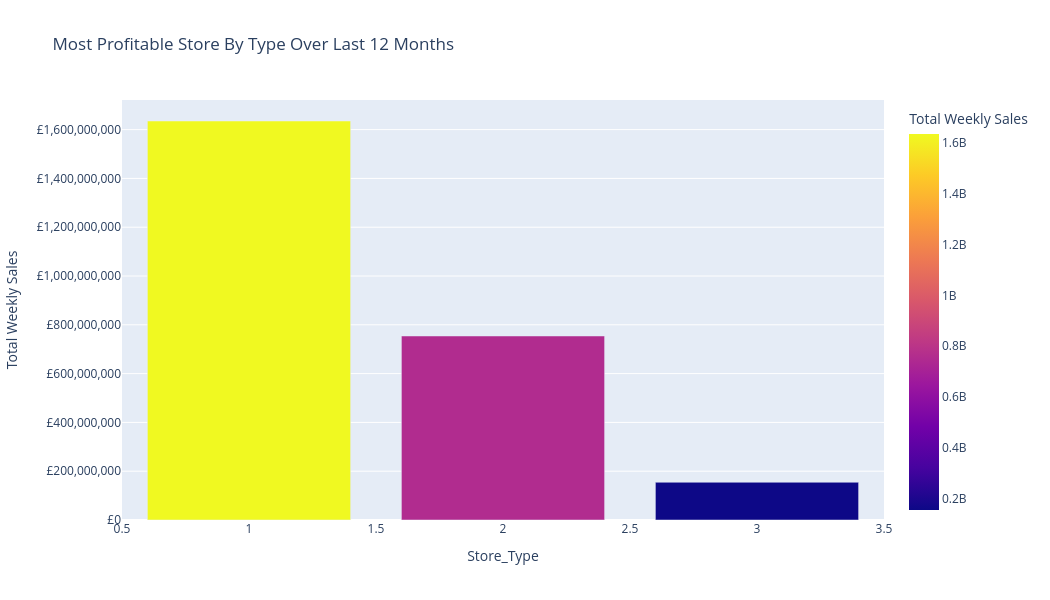

The notebook cell this image was saved under:
### Markdown cell above
## Visualisation library: Plotly.Express

### Code cell
#plotly visualisation for hypothesis 3 - What is most profitable store type over the last 12 months?

#create plot#get year from last date in DataFrame
intYear = dfSales_Combined_DataSet_Work['Date'].dt.year.max() -1

#filter DataFrame for last 12 months
dfSales_Combined_DataSet_Filtered = dfSales_Combined_DataSet_Work[dfSales_Combined_DataSet_Work['Date'] >= dteStartDate]

#filter data by doing simple grouby on store type and weekly sales
#reset the index so that the store type is a column and not an index
dfSales_Combined_DataSet_StoreType = dfSales_Combined_DataSet_Filtered.groupby("Store_Type")["Weekly_Sales"].sum().reset_index()

#splot chart
fig = px.bar(dfSales_Combined_DataSet_StoreType,
    x="Store_Type",
    y="Weekly_Sales",
    color="Weekly_Sales",
    title="Most Profitable Store By Type Over Last 12 Months",
    labels={
        "IsHoliday": "Holiday Status",
        "Weekly_Sales": "Total Weekly Sales"
    },
    #set plot size
    height=600,
    width=1050
)

#by default plotly will show 1B, 2B in the y axis so change it to something more understandable
fig.update_yaxes(
    tickprefix="£",
    tickformat=","
)
fig.show()

### Figure 1 — Plotly figure (JSON) as saved in the notebook; plotly's stock layout.template omitted (floating-point values rounded to 4 significant figures)
{"data": [{"hovertemplate": "Store_Type=%{x}<br>Total Weekly Sales=%{marker.color}<extra></extra>", "legendgroup": "", "marker": {"color": [1635000000.0, 754200000.0, 154700000.0], "coloraxis": "coloraxis", "pattern": {"shape": ""}}, "name": "", "orientation": "v", "showlegend": false, "textposition": "auto", "type": "bar", "x": [1, 2, 3], "xaxis": "x", "y": [1635000000.0, 754200000.0, 154700000.0], "yaxis": "y"}], "layout": {"barmode": "relative", "coloraxis": {"colorbar": {"title": {"text": "Total Weekly Sales"}}, "colorscale": [[0, "#0d0887"], [0.1111, "#46039f"], [0.2222, "#7201a8"], [0.3333, "#9c179e"], [0.4444, "#bd3786"], [0.5556, "#d8576b"], [0.6667, "#ed7953"], [0.7778, "#fb9f3a"], [0.8889, "#fdca26"], [1, "#f0f921"]]}, "height": 600, "legend": {"tracegroupgap": 0}, "title": {"text": "Most Profitable Store By Type Over Last 12 Months"}, "width": 1050, "xaxis": {"anchor": "y", "domain": [0, 1], "title": {"text": "Store_Type"}}, "yaxis": {"anchor": "x", "domain": [0, 1], "tickformat": ",", "tickprefix": "£", "title": {"text": "Total Weekly Sales"}}}}
